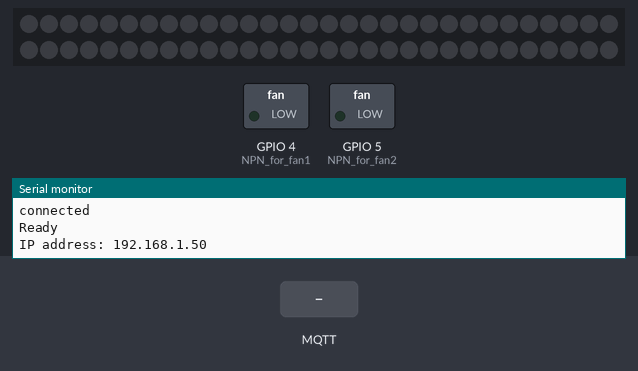
Recording of a sketch running on a simulated ESP8266 (NodeMCU). Shown: 60 RGB LEDs in strip order, left to right, continuing on the next row, switched loads named in the sketch (green lamp = pin HIGH), the last lines printed to the serial monitor. The inputs (shaded band) are chosen by the test bench. Dim RGB values are drawn brighter than linear; WiFi joins after 1.5 s; servers stay silent unless stated; random numbers use the default seed unless the sketch sets one; no MQTT or app messages arrive unless stated.

Above: at 2.7 s.
2.8 s: MQTT message "E" arrives on the first subscribed topic
At 4.0 s:
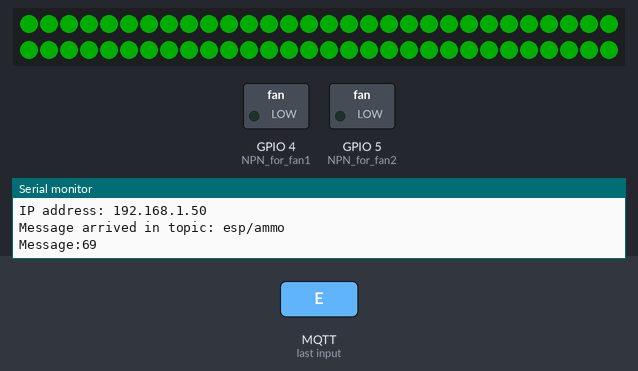
4.3 s: MQTT message "F" arrives on the first subscribed topic
At 5.2 s:
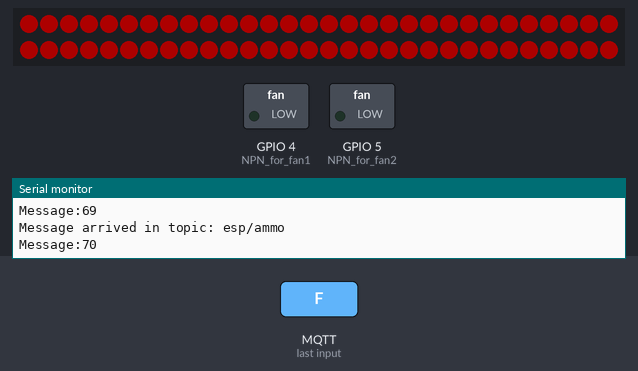
5.8 s: MQTT message "A" arrives on the first subscribed topic
At 6.3 s:
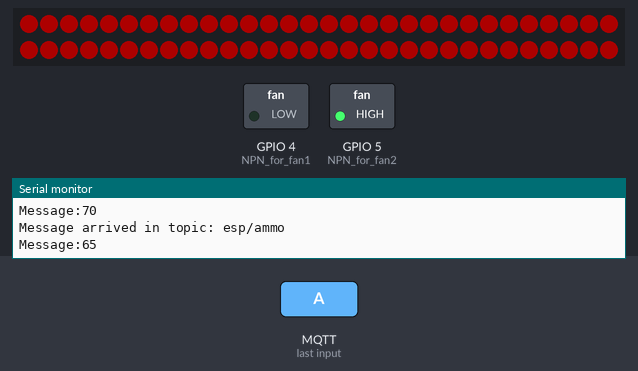
7.3 s: MQTT message "C" arrives on the first subscribed topic
At 8.5 s:
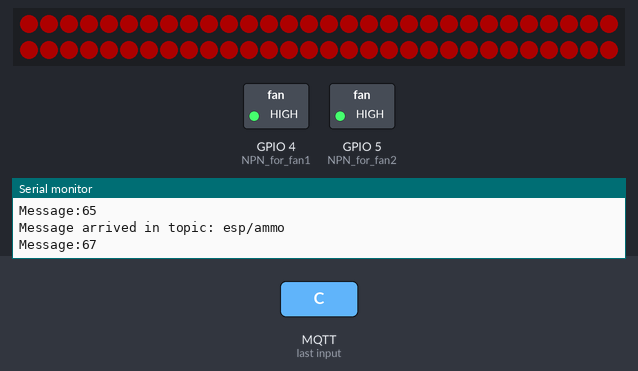
8.8 s: MQTT message "B" arrives on the first subscribed topic
At 9.8 s:
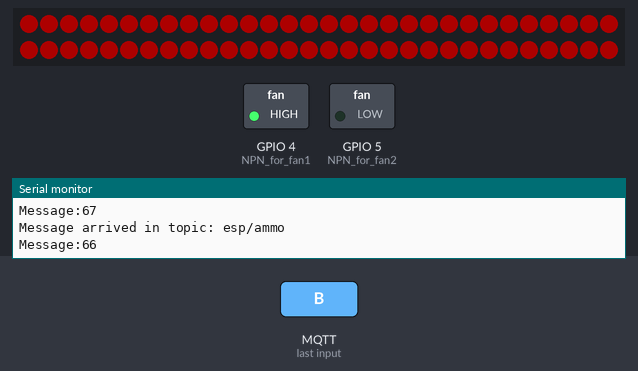
10.3 s: MQTT message "D" arrives on the first subscribed topic
At 10.9 s:
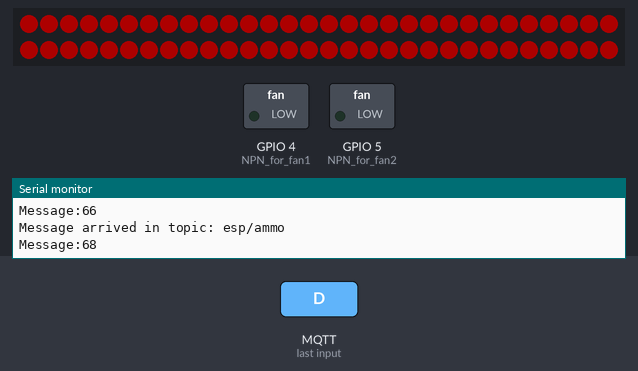
Timing chart, 0 to 12.8 s (numbered marks = the images above; inputs shaded):
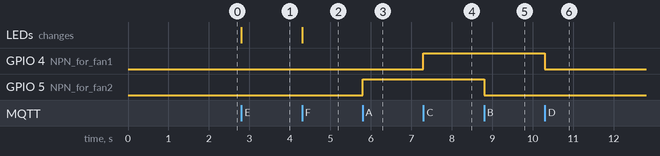

Measured:
- after the input at 2.8 s, the LEDs: change at once (image 1)
- after the input at 4.3 s, the LEDs: change at once (image 2)
- after the input at 5.8 s, GPIO 5 (NPN_for_fan2): LOW → HIGH at once
- after the input at 7.3 s, GPIO 4 (NPN_for_fan1): LOW → HIGH at once
- after the input at 8.8 s, GPIO 5 (NPN_for_fan2): HIGH → LOW at once
- after the input at 10.3 s, GPIO 4 (NPN_for_fan1): HIGH → LOW at once

The sketch:

Server_ammoBox_OTA_LEDs.ino
```cpp
#include <ESP8266WiFi.h>
#include <ESP8266mDNS.h>
#include <WiFiUdp.h>
#include <ArduinoOTA.h>
#include <PubSubClient.h>
#include <OneWire.h>
#include <DallasTemperature.h>
#include <Adafruit_NeoPixel.h>

//currently ip .75
// TEMP wire to pin:
#define ONE_WIRE_BUS 12
OneWire oneWire(ONE_WIRE_BUS);
DallasTemperature sensors(&oneWire);

//LEDs on pin:
#define LED_PIN    14
//How many LEDs:
#define LED_COUNT 60
Adafruit_NeoPixel strip(LED_COUNT, LED_PIN, NEO_GRB + NEO_KHZ800);


const char* ssid = "***";
const char* password =  "***";
const char* mqttServer = "192.168.1.**";
const int mqttPort = 1883;
int holding_var = 0;
unsigned long time_now = 0;

WiFiClient espClient;
PubSubClient client(espClient);

void setup() {
  strip.begin();           // INITIALIZE NeoPixel strip object (REQUIRED)
strip.show();            // Turn OFF all strip ASAP
strip.setBrightness(50); //birghtness has to be set in advance
Serial.begin(9600);

  sensors.begin();
WiFi.mode(WIFI_STA);
WiFi.begin(ssid, password);

  while (WiFi.status() != WL_CONNECTED) {
    delay(500);
    Serial.println("Connecting to WiFi..");
  }
  Serial.println("Connected to the WiFi network");

  client.setServer(mqttServer, mqttPort);
 client.setCallback(callback);
  while (!client.connected()) {
    Serial.println("Connecting to MQTT...");

 // Create a random client ID
    String clientId = "ammobox_";
    clientId += String(random(0xffff), HEX);
if (client.connect(clientId.c_str())) {


      Serial.println("connected");

    } else {

      Serial.print("failed with state ");
      Serial.print(client.state());
      delay(2000);

    }
  }
  client.subscribe("esp/ammo");
//OTS stuff ------------------------------->
ArduinoOTA.onStart([]() {
    String type;
    if (ArduinoOTA.getCommand() == U_FLASH) {
      type = "sketch";
    } else { // U_SPIFFS
      type = "filesystem";
    }

    // NOTE: if updating SPIFFS this would be the place to unmount SPIFFS using SPIFFS.end()
    Serial.println("Start updating " + type);
  });
  ArduinoOTA.onEnd([]() {
    Serial.println("\nEnd");
  });
  ArduinoOTA.onProgress([](unsigned int progress, unsigned int total) {
    Serial.printf("Progress: %u%%\r", (progress / (total / 100)));
  });
  ArduinoOTA.onError([](ota_error_t error) {
    Serial.printf("Error[%u]: ", error);
    if (error == OTA_AUTH_ERROR) {
      Serial.println("Auth Failed");
    } else if (error == OTA_BEGIN_ERROR) {
      Serial.println("Begin Failed");
    } else if (error == OTA_CONNECT_ERROR) {
      Serial.println("Connect Failed");
    } else if (error == OTA_RECEIVE_ERROR) {
      Serial.println("Receive Failed");
    } else if (error == OTA_END_ERROR) {
      Serial.println("End Failed");
    }
  });
  ArduinoOTA.begin();
  Serial.println("Ready");
  Serial.print("IP address: ");
  Serial.println(WiFi.localIP());
  //end of OTA stuff ------------------------->


pinMode(5, OUTPUT); //NPN for fan2, 1= ON, 2 = OFF
pinMode(4, OUTPUT); //NPN for fan1, 1= ON, 2 = OFF
client.publish("esp/test", "Hello from AMMO_BOX");
}

void reconnect() {
  Serial.println("Reconnect activated");
  // Loop until we're reconnected
  while (!client.connected()) {
    Serial.print("Attempting MQTT connection...");


// Create a random client ID
    String clientId = "Ammo_Box_";
    clientId += String(random(0xffff), HEX);
if (client.connect(clientId.c_str())) {
      Serial.println("connected");
       delay(1000);
        client.publish("esp/test", "Hello from AMMO_Box(recon)");
        client.subscribe("esp/ammo");
    } else {
      Serial.print("failed, rc=");
      Serial.print(client.state());
      Serial.println(" try again in 5 seconds");
      // Wait 5 seconds before retrying
      delay(5000);
    }
  }
}

//Callback function for recieving messages ------------------->
void callback(char* topic, byte* payload, unsigned int length) {

  Serial.print("Message arrived in topic: ");
  Serial.println(topic);

  Serial.print("Message:");
  for (int i = 0; i < length; i++) {
    holding_var = (payload[i]);
     Serial.println(holding_var);
      if(holding_var == 65) { //set to what inject is
      digitalWrite(5,HIGH);
    }
          if(holding_var == 66) { //set to what inject is
      digitalWrite(5,LOW);
    }
          if(holding_var == 67) { //set to what inject is
      digitalWrite(4,HIGH);
    }
          if(holding_var == 68) { //set to what inject is
      digitalWrite(4,LOW);
    }
          if(holding_var == 69) { //set to what inject is
          //LEDs GREEN
          for(int i=0;i<LED_COUNT;i++){
            strip.setPixelColor(i, strip.Color(0,255,0));
          }
           strip.show();
    }
          if(holding_var == 70) { //set to what inject is
          //LEDs RED
          for(int i=0;i<LED_COUNT;i++){
            strip.setPixelColor(i, strip.Color(255,0,0));
          }
           strip.show();
    }


  }
}

//end of callback ----------------------------------------->

void loop() {
 ArduinoOTA.handle();
  if (!client.connected()) {
    reconnect();
  }


//temp read
 if(millis() > time_now + 90000){
      sensors.requestTemperatures();
      client.publish("esp/ammo", String(sensors.getTempCByIndex(0)).c_str());

    time_now = millis();

   }
  client.loop();

}
```
